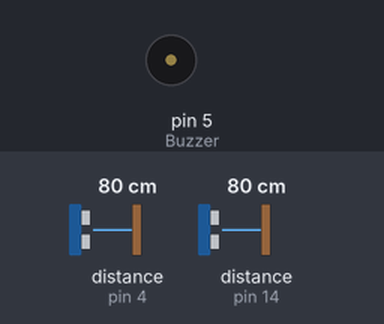
Recording of a sketch running on a simulated Arduino Uno, built with avr-gcc and run on an emulated ATmega328P. On the bench: buzzer (waves = sounding). Wiring (inferred from the names in the program): 2 × ultrasonic range finder: trigger pin 2, echo pin 4 / trigger pin 12, echo pin 14. The test bench sets the inputs (shaded band); at power-on: distance to the obstacle (sensors on pin 4, pin 14) 80 cm. The echo pulse lasts 58.3 µs per cm; what the sketch prints to the serial monitor is not drawn.

Above: at 1.2 s.
1.3 s: distance to the obstacle (sensor on pin 4) set to 63 cm
2.8 s: distance to the obstacle (sensor on pin 4) set to 58 cm
At 3.3 s:
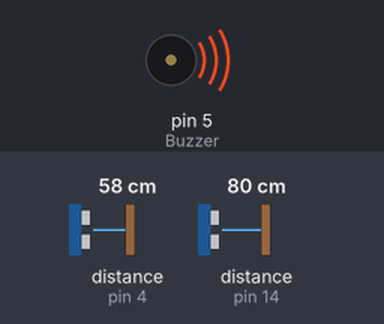
4.3 s: distance to the obstacle (sensor on pin 14) set to 286 cm
At 5.4 s:
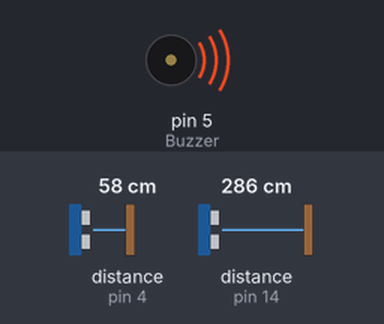
7.3 s: distance to the obstacle (sensor on pin 14) set to 290 cm
8.8 s: distance to the obstacle (sensor on pin 14) set to 2 cm
At 10.1 s:
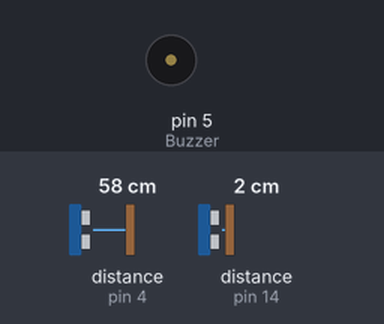
Timing chart, 0 to 11.3 s (numbered marks = the images above; inputs shaded):
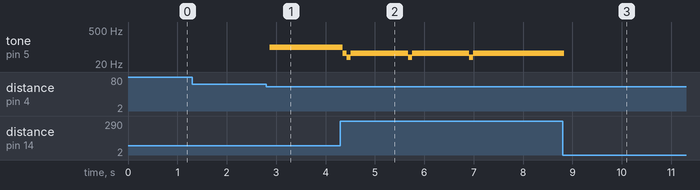

The sketch:

project.ino
```cpp
const int trigpin1=2;
const int echopin1=4;
const int trigpin2=12;
const int echopin2=14;
  int Buzzer=5;
 long duration1;
 int distance1;
 long duration2;
 int distance2;
 void ultrasonic1();
 void ultrasonic2();
 void setup() {
  // put your setup code here, to run once:
Serial.begin(115200);
pinMode(trigpin1,OUTPUT);
pinMode(echopin1,INPUT);
pinMode(trigpin2,OUTPUT);
pinMode(echopin2,INPUT);
pinMode(Buzzer,OUTPUT);
}

void loop()
{
  // put your main code here, to run repeatedly:
  ultrasonic1();
  ultrasonic2();
}
 void ultrasonic1(){
digitalWrite(trigpin1,LOW);
delayMicroseconds(2);
digitalWrite(trigpin1,HIGH);
delayMicroseconds(10);
digitalWrite(trigpin1,LOW);
duration1=pulseIn(echopin1,HIGH);
distance1=duration1*0.034/2;
Serial.print("distance1=");
Serial.println(distance1);
if(distance1>=60 || distance1==  0)
{
Serial.println("no object detected");
digitalWrite(Buzzer,LOW);
}
else
{
  Serial.println("object detected \n");
  Serial.print("distance1= ");
  Serial.print(distance1);
  digitalWrite(Buzzer,HIGH);
}
 }
void ultrasonic2(){
  digitalWrite(trigpin2,LOW);
  delayMicroseconds(2);
  digitalWrite(trigpin2,HIGH);
  delayMicroseconds(10);
  digitalWrite(trigpin2,LOW);
  duration2=pulseIn(echopin2,HIGH);
  distance2=duration2*0.034/2;

Serial.print("distance2=");
Serial.println(distance2);

  if(distance2>=60 || distance2==0)
{
Serial.println("no object detected");
digitalWrite(Buzzer,LOW);
}
else
{
  Serial.println("object detected \n");
  Serial.print("distance2= ");
  Serial.print(distance2);
  digitalWrite(Buzzer,HIGH);
}
}
```

Measured:
- the behaviour switches between 61 and 60 cm on distance to the obstacle (sensor on pin 4) (found by bisection; images 0 and 1)
- after the input at 2.8 s, tone on pin 5 (Buzzer): silent → 98 Hz after 0.07 s
- after the input at 4.3 s, tone on pin 5 (Buzzer): 98 Hz → 56 Hz after 0.05 s, then repeats every 1.2 s: 38 Hz 0.08 s, 56 Hz 1.2 s
- after the input at 8.8 s, tone on pin 5 (Buzzer): 56 Hz → silent at once
